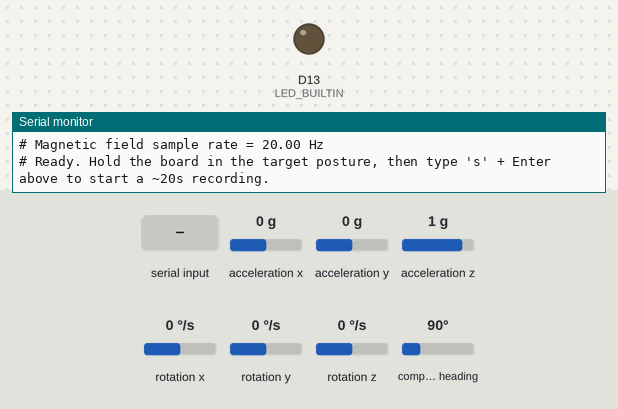
Bench run of a sketch on a simulated Arduino Nano 33 BLE. Shown: output pins drawn as LEDs (lit = HIGH), the last lines printed to the serial monitor. Inputs (shaded band) come from the test bench; at power-on: acceleration x 0 g, acceleration y 0 g, acceleration z 1 g, rotation x 0 °/s, rotation y 0 °/s, rotation z 0 °/s, compass heading 90°.

Above: at 1.2 s.
1.3 s: "s" received over Serial
At 1.9 s:
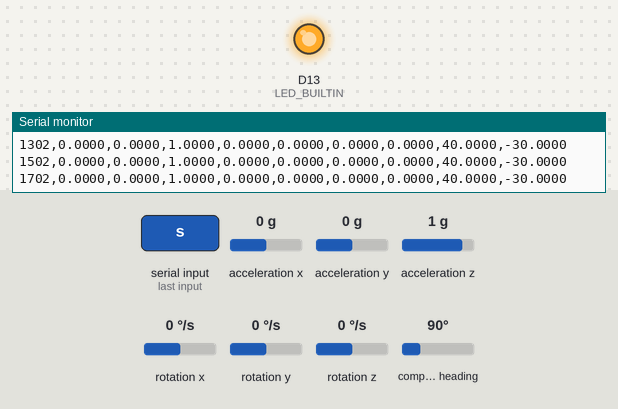
Timing chart, 0 to 22.8 s (numbered marks = the images above; inputs shaded):
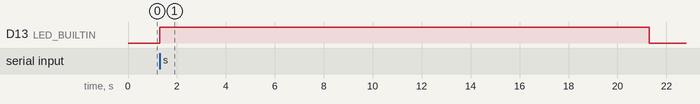

The sketch:

IMU_Data_Logger.ino
```cpp
/*
  IMU_Data_Logger.ino
  Phase 1/2 of the Lab 4 sensor-agnostic posture project.

  Extends the Lab 3 logger with the magnetometer instrument -- Lab 4 needs all
  three sensors recorded together, since the trained model must work on a 3-channel (x,y,z) window from ANY
  ONE of them at deployment time.
*/

#include <Arduino_LSM9DS1.h>

// How often we take a sample and print a CSV row. Posture is a held,
// near-static orientation, not fast motion, so a low logging rate is fine
// -- kept at 5 Hz to match Lab 2/3 and keep each trial's row count small.
const unsigned long SAMPLE_INTERVAL_MS = 200;     // 5 Hz logging rate
const unsigned long RECORD_DURATION_MS = 20000;   // ~20s per trial = ~100 rows.

enum State { IDLE,
             RECORDING };
State state = IDLE;
unsigned long recordStart = 0;
unsigned long lastSampleTime = 0;

void setup() {
  pinMode(LED_BUILTIN, OUTPUT);
  Serial.begin(115200);

  // Wait up to 3s for a Serial Monitor, but don't hang forever if none
  // connects.
  unsigned long waitStart = millis();
  while (!Serial && millis() - waitStart < 3000) {}

  if (!IMU.begin()) {
    Serial.println("Failed to initialize IMU!");
    while (1) {
      digitalWrite(LED_BUILTIN, !digitalRead(LED_BUILTIN));
      delay(100);
    }
  }

  Serial.print("# Accelerometer sample rate = ");
  Serial.print(IMU.accelerationSampleRate());
  Serial.println(" Hz");
  Serial.print("# Gyroscope sample rate = ");
  Serial.print(IMU.gyroscopeSampleRate());
  Serial.println(" Hz");
  Serial.print("# Magnetic field sample rate = ");
  Serial.print(IMU.magneticFieldSampleRate());
  Serial.println(" Hz");

  printIdlePrompt();
}

void loop() {
  handleSerialCommand();

  if (state != RECORDING) {
    return;
  }

  unsigned long now = millis();

  if (now - recordStart >= RECORD_DURATION_MS) {
    Serial.println("# === END trial. Delete this and the START line before saving. ===");
    digitalWrite(LED_BUILTIN, LOW);
    state = IDLE;
    printIdlePrompt();
    return;
  }

  if (now - lastSampleTime < SAMPLE_INTERVAL_MS) {
    return;
  }
  lastSampleTime = now;

  float ax, ay, az;
  float gx, gy, gz;
  float mx, my, mz;

  // Only print once a fresh sample is available from all three sensors, so
  // every row has matched, current readings.
  if (IMU.accelerationAvailable() && IMU.gyroscopeAvailable() && IMU.magneticFieldAvailable()) {
    IMU.readAcceleration(ax, ay, az);
    IMU.readGyroscope(gx, gy, gz);
    IMU.readMagneticField(mx, my, mz);

    Serial.print(now);
    Serial.print(",");
    Serial.print(ax, 4);
    Serial.print(",");
    Serial.print(ay, 4);
    Serial.print(",");
    Serial.print(az, 4);
    Serial.print(",");
    Serial.print(gx, 4);
    Serial.print(",");
    Serial.print(gy, 4);
    Serial.print(",");
    Serial.print(gz, 4);
    Serial.print(",");
    Serial.print(mx, 4);
    Serial.print(",");
    Serial.print(my, 4);
    Serial.print(",");
    Serial.println(mz, 4);
  }
}

void handleSerialCommand() {
  while (Serial.available()) {
    char c = Serial.read();
    if ((c == 's' || c == 'S') && state == IDLE) {
      state = RECORDING;
      recordStart = millis();
      lastSampleTime = 0;
      digitalWrite(LED_BUILTIN, HIGH);  // stays on for the whole recording window
      Serial.println("# === START trial (recording for ~20s) === -- delete this line before saving.");
      Serial.println("timestamp_ms,ax_g,ay_g,az_g,gx_dps,gy_dps,gz_dps,mx_uT,my_uT,mz_uT");
    }
  }
}

void printIdlePrompt() {
  Serial.println();
  Serial.println("# Ready. Hold the board in the target posture, then type 's' + Enter above to start a ~20s recording.");
}
```

Measured:
- after the input at 1.3 s, D13 (LED_BUILTIN): LOW → HIGH at once, → LOW 20.0 s later
